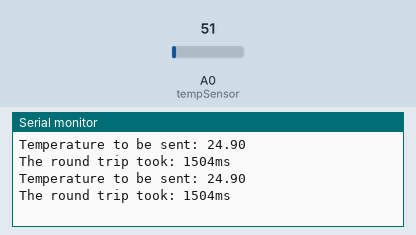
Recording of a sketch running on a simulated Arduino Uno, built with avr-gcc and run on an emulated ATmega328P. Parts: the last lines printed to the serial monitor. The test bench sets the inputs (shaded band); at power-on: A0 (tempSensor) = 51. No radio packets arrive unless stated.

Above: at 2.3 s.
2.4 s: A0 (tempSensor) set to 61
At 4.0 s:
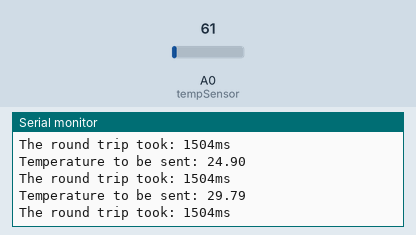
4.5 s: A0 (tempSensor) set to 71
At 5.3 s:
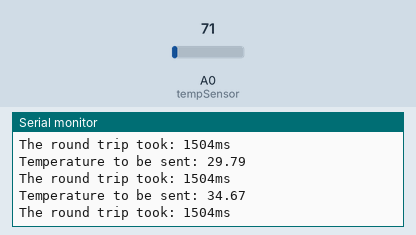
Timing chart, 0 to 7.5 s (numbered marks = the images above; inputs shaded):
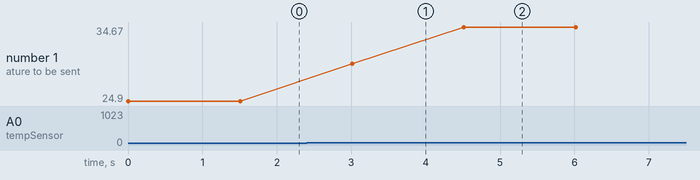

The sketch:

nRF_TX_TEMPR.ino
```cpp
#include <nRF24L01.h>
#include <RF24.h>
#include <SPI.h>

const int tempSensor = A0;    //LM35 connected to Analog 0
float tempr;                  //Variable to store sensor
const int pinCE = 9;      //Tells if SPI communication is command or message
const int pinCSN = 10;    //Setting nRF to standby or active mode
byte counter = 1;       //Counting packets of data sent
bool done = false;      //Used to know when to stop sending packages
RF24 uno(pinCE, pinCSN);    //Create nRF24 object
const uint64_t pAddress = 0xB00B1E5000LL;

void setup()
{
  Serial.begin(9600);   //Open Serial Port
  uno.begin();        //Start the module
  uno.setAutoAck(1);  //Receiver send auto acknowledgement
  uno.enableAckPayload();     //Allow optional ack payload
  uno.setRetries(5,15);       //Sets up retries and timing for packets that were not ack'd
                              //Parameters : smallest time between retries(250us * 5) , max no. of retries
  uno.openWritingPipe(pAddress);      //Unique pipe ID for nRFs communicating with one another; must be same for all
  uno.stopListening();                //Transmitter hence must not listen
}

void loop()
{
  if(!done)     //If we are not done yet
  {
    tempr = (500.0 * analogRead(tempSensor))/1024;
    Serial.print("Temperature to be sent: ");
    Serial.println(tempr);        //Print the packet number being sent
    unsigned long time1 = micros();   //Start timer to measure roumd trip

    //Now we send the data to the receiver module using the following command
    //Arguments are the payload/variable address and its size

    if(!uno.write(&tempr, 4))       //If the send fails, let user know through serial monitor
    {
      Serial.println("Packet delivery failed");
    }
    else         //If the send was successful
    {
      unsigned long time2 = micros();   //get new time
      time2 -= time1;     //Calculate round trip time to send and get ack from receiver module
      Serial.print("The round trip took: ");
      Serial.print(time2);
      Serial.println("ms");
      counter++;    //Increment packet count
    }

    //If the receiver sends a payload with ack packet then following while loop will get that data

    while(uno.available())    //Payload is received with ack
    {
      char gotChars[5];       //Create an array to hold payload
      uno.read(gotChars, 5);    //Read payload from ack packet

      for(int i = 0; i < 4; i++)
      {
        Serial.print(gotChars[i]);        //Print each character in array
      }
      done = true;      //In this example, ack payload signals end of experiment
    }
  }
  delay(1500);
}
```

Measured:
- after the input at 2.4 s, the serial monitor: prints a new line after 0.61 s (image 1)
- after the input at 4.5 s, the serial monitor: prints a new line at once (image 2)
- plotted number 1: 24.9 → 29.79 after the input at 2.4 s, 29.79 → 34.67 after the input at 4.5 s
